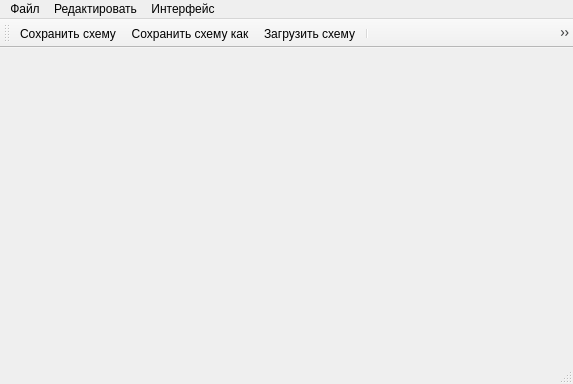
<?xml version="1.0" encoding="UTF-8"?>
<ui version="4.0">
 <class>MainWindow</class>
 <widget class="QMainWindow" name="MainWindow">
  <property name="geometry">
   <rect>
    <x>0</x>
    <y>0</y>
    <width>573</width>
    <height>384</height>
   </rect>
  </property>
  <property name="windowTitle">
   <string>MainWindow</string>
  </property>
  <widget class="QWidget" name="centralwidget"/>
  <widget class="QMenuBar" name="menubar">
   <property name="geometry">
    <rect>
     <x>0</x>
     <y>0</y>
     <width>573</width>
     <height>21</height>
    </rect>
   </property>
   <widget class="QMenu" name="menu">
    <property name="title">
     <string>Файл</string>
    </property>
    <addaction name="toXmlAction"/>
    <addaction name="saveAsAction"/>
    <addaction name="fromXmlAction"/>
   </widget>
   <widget class="QMenu" name="menu_2">
    <property name="title">
     <string>Редактировать</string>
    </property>
    <addaction name="drawingWallAction"/>
    <addaction name="drawingWindowAction"/>
    <addaction name="drawingDoorAction"/>
    <addaction name="drawingChairAction"/>
    <addaction name="drawingBedAction"/>
    <addaction name="drawingPianoAction"/>
    <addaction name="drawingDeskAction"/>
    <addaction name="separator"/>
    <addaction name="eraseAction"/>
    <addaction name="clearAction"/>
    <addaction name="drawingWardrobeAction"/>
   </widget>
   <widget class="QMenu" name="menu_3">
    <property name="title">
     <string>Интерфейс</string>
    </property>
    <addaction name="editPropertiesAction"/>
   </widget>
   <addaction name="menu"/>
   <addaction name="menu_2"/>
   <addaction name="menu_3"/>
  </widget>
  <widget class="QStatusBar" name="statusbar"/>
  <widget class="QToolBar" name="toolBar">
   <property name="windowTitle">
    <string>toolBar</string>
   </property>
   <attribute name="toolBarArea">
    <enum>TopToolBarArea</enum>
   </attribute>
   <attribute name="toolBarBreak">
    <bool>false</bool>
   </attribute>
   <addaction name="toXmlAction"/>
   <addaction name="saveAsAction"/>
   <addaction name="fromXmlAction"/>
   <addaction name="separator"/>
   <addaction name="eraseAction"/>
   <addaction name="clearAction"/>
   <addaction name="separator"/>
   <addaction name="drawingWallAction"/>
   <addaction name="drawingWindowAction"/>
   <addaction name="drawingDoorAction"/>
   <addaction name="separator"/>
   <addaction name="drawingChairAction"/>
   <addaction name="drawingBedAction"/>
   <addaction name="drawingPianoAction"/>
   <addaction name="drawingDeskAction"/>
   <addaction name="drawingWardrobeAction"/>
  </widget>
  <action name="toXmlAction">
   <property name="icon">
    <iconset resource="res.qrc">
     <normaloff>:/icons/toXml.png</normaloff>
     <activeon>:/icons/resourses/icons/toXml_enabled.png</activeon>:/icons/toXml.png</iconset>
   </property>
   <property name="text">
    <string>Сохранить схему</string>
   </property>
   <property name="shortcut">
    <string>Ctrl+S</string>
   </property>
  </action>
  <action name="saveAsAction">
   <property name="icon">
    <iconset resource="res.qrc">
     <normaloff>:/icons/save_as.png</normaloff>:/icons/save_as.png</iconset>
   </property>
   <property name="text">
    <string>Сохранить схему как</string>
   </property>
   <property name="shortcut">
    <string>Ctrl+Shift+S</string>
   </property>
  </action>
  <action name="fromXmlAction">
   <property name="icon">
    <iconset resource="res.qrc">
     <normaloff>:/icons/fromXml.png</normaloff>
     <activeon>:/icons/resourses/icons/fromXml_enabled.png</activeon>:/icons/fromXml.png</iconset>
   </property>
   <property name="text">
    <string>Загрузить схему</string>
   </property>
   <property name="shortcut">
    <string>Ctrl+O</string>
   </property>
  </action>
  <action name="editPropertiesAction">
   <property name="checkable">
    <bool>false</bool>
   </property>
   <property name="enabled">
    <bool>true</bool>
   </property>
   <property name="icon">
    <iconset resource="res.qrc">
     <normaloff>:/icons/properties.png</normaloff>
     <activeon>:/icons/resourses/icons/settings_enabled.png</activeon>:/icons/properties.png</iconset>
   </property>
   <property name="text">
    <string>Показать панель свойств элементов</string>
   </property>
   <property name="shortcut">
    <string>Ctrl+,</string>
   </property>
  </action>
  <action name="drawingWallAction">
   <property name="icon">
    <iconset resource="res.qrc">
     <normaloff>:/icons/wall.png</normaloff>:/icons/wall.png</iconset>
   </property>
   <property name="text">
    <string>Нарисовать стену</string>
   </property>
  </action>
  <action name="eraseAction">
   <property name="icon">
    <iconset resource="res.qrc">
     <normaloff>:/icons/erase_action.png</normaloff>:/icons/erase_action.png</iconset>
   </property>
   <property name="text">
    <string>Удалить графический элемент схемы</string>
   </property>
  </action>
  <action name="drawingWindowAction">
   <property name="icon">
    <iconset resource="res.qrc">
     <normaloff>:/icons/window.png</normaloff>:/icons/window.png</iconset>
   </property>
   <property name="text">
    <string>Нарисовать окно</string>
   </property>
  </action>
  <action name="drawingDoorAction">
   <property name="icon">
    <iconset resource="res.qrc">
     <normaloff>:/icons/door.png</normaloff>:/icons/door.png</iconset>
   </property>
   <property name="text">
    <string>Нарисовать дверной проем</string>
   </property>
  </action>
  <action name="drawingBedAction">
   <property name="icon">
    <iconset resource="res.qrc">
     <normaloff>:/icons/bed.png</normaloff>:/icons/bed.png</iconset>
   </property>
   <property name="text">
    <string>Нарисовать кровать</string>
   </property>
  </action>
  <action name="drawingChairAction">
   <property name="icon">
    <iconset resource="res.qrc">
     <normaloff>:/icons/chair.png</normaloff>:/icons/chair.png</iconset>
   </property>
   <property name="text">
    <string>Нарисовать стул</string>
   </property>
  </action>
  <action name="drawingDeskAction">
   <property name="icon">
    <iconset resource="res.qrc">
     <normaloff>:/icons/desk.png</normaloff>:/icons/desk.png</iconset>
   </property>
   <property name="text">
    <string>Нарисовать письменный стол</string>
   </property>
  </action>
  <action name="drawingPianoAction">
   <property name="icon">
    <iconset resource="res.qrc">
     <normaloff>:/icons/piano.png</normaloff>:/icons/piano.png</iconset>
   </property>
   <property name="text">
    <string>Нарисовать пианино</string>
   </property>
  </action>
  <action name="clearAction">
   <property name="icon">
    <iconset resource="res.qrc">
     <normaloff>:/icons/clear.png</normaloff>:/icons/clear.png</iconset>
   </property>
   <property name="text">
    <string>Очистить холст</string>
   </property>
   <property name="shortcut">
    <string>Shift+Backspace</string>
   </property>
  </action>
  <action name="drawingWardrobeAction">
   <property name="icon">
    <iconset resource="res.qrc">
     <normaloff>:/icons/wardrobe.png</normaloff>:/icons/wardrobe.png</iconset>
   </property>
   <property name="text">
    <string>Нарисовать платяной шкаф</string>
   </property>
  </action>
 </widget>
 <resources>
  <include location="res.qrc"/>
 </resources>
 <connections/>
</ui>
